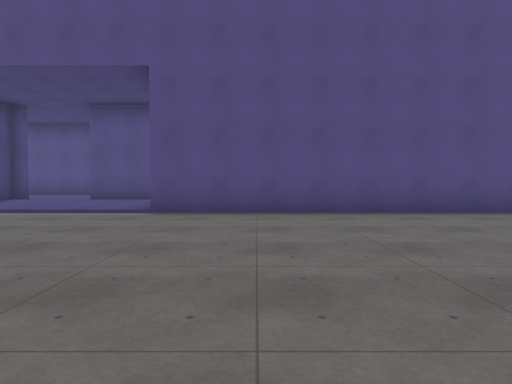
View 1 (above)

16 first-person views from a walk through a Godot game level. The camera is 1.3 m above the floor, tilts 2° down and sees 75° across. The floor is counted in squares, 2 m on a side. Each view is taken from the middle of a square. On the plan, view 1 faces up. The plan holds only what a view shows up to about 10 squares ahead; the rest is blank. The place goes on beyond the plan. Characters and animated objects are not drawn. Surface patterns are stand-ins for the level's own textures.

View 2
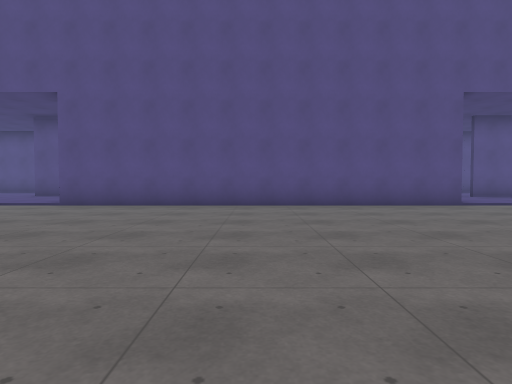

View 3
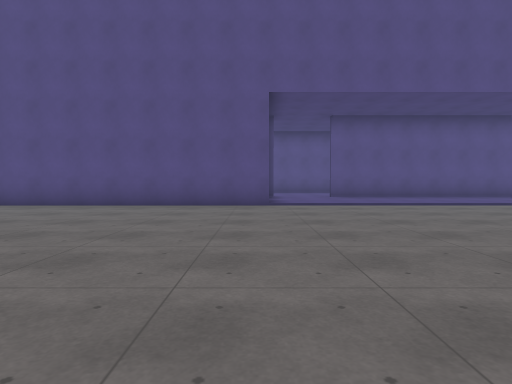

View 4
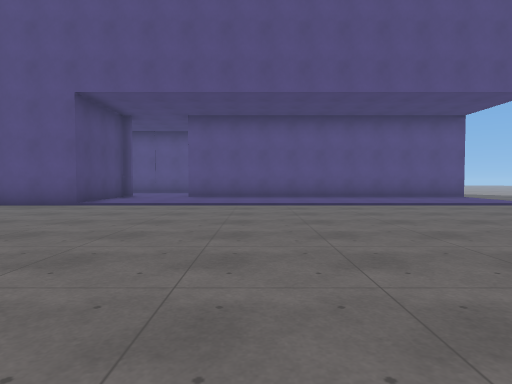

View 5
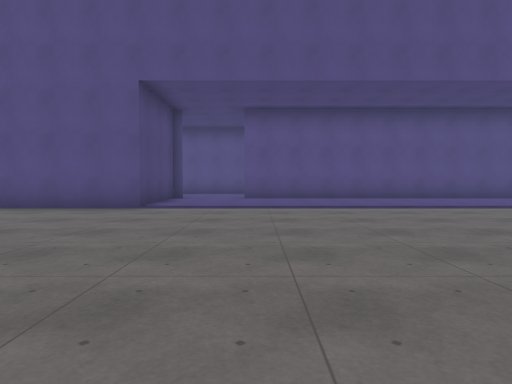

View 6
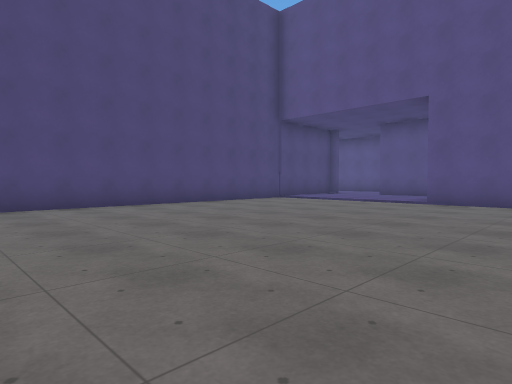

View 7
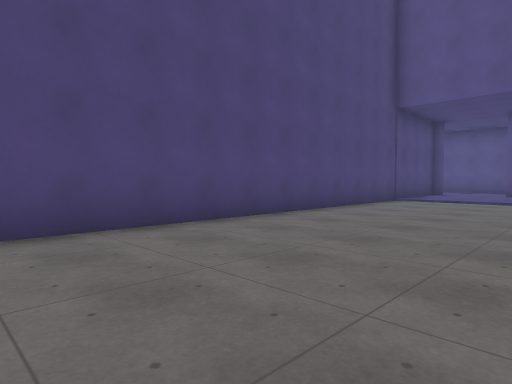

View 8
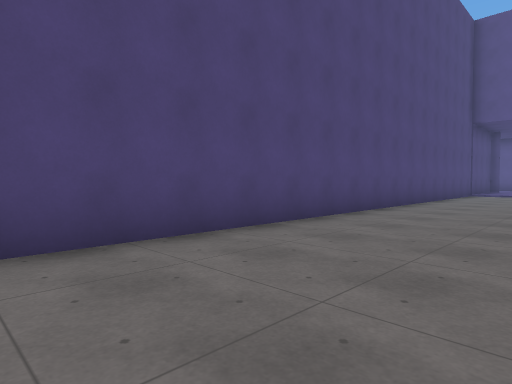

View 9
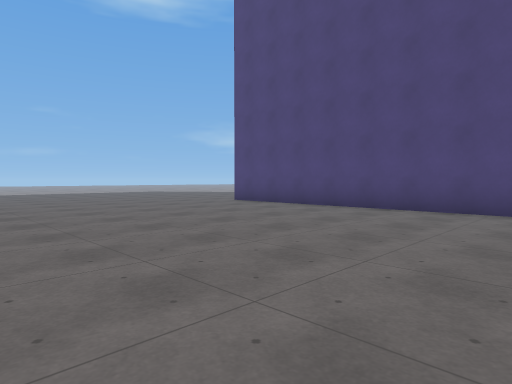

View 10
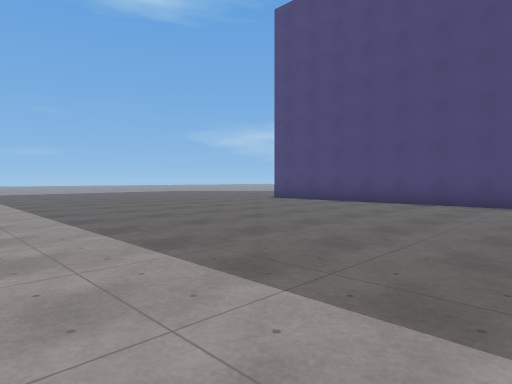

View 11
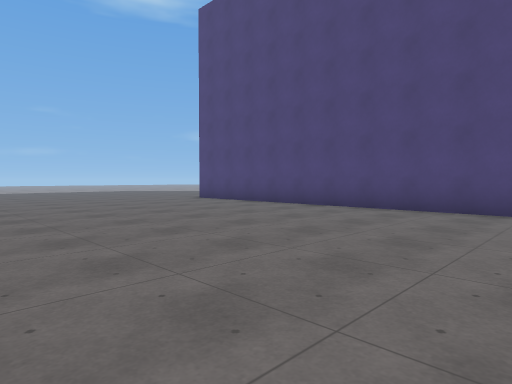

View 12
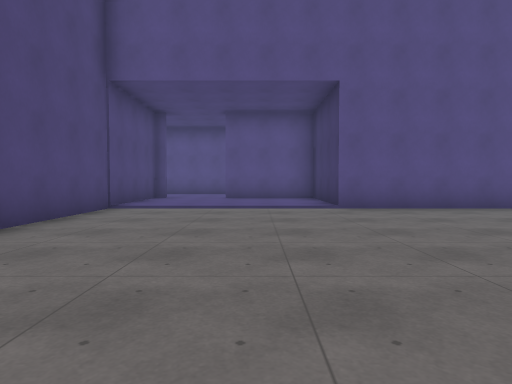

View 13
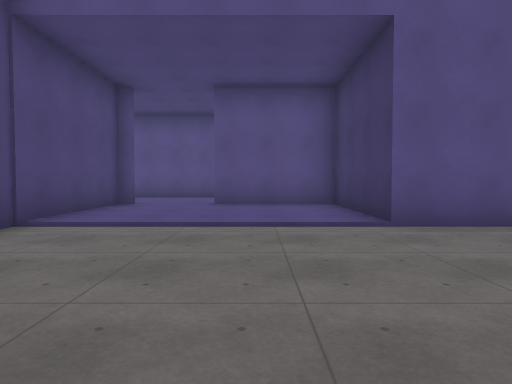

View 14
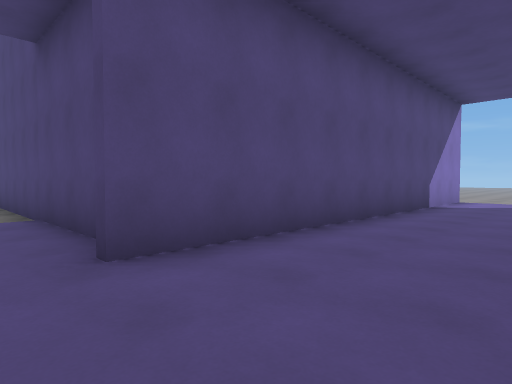

View 15
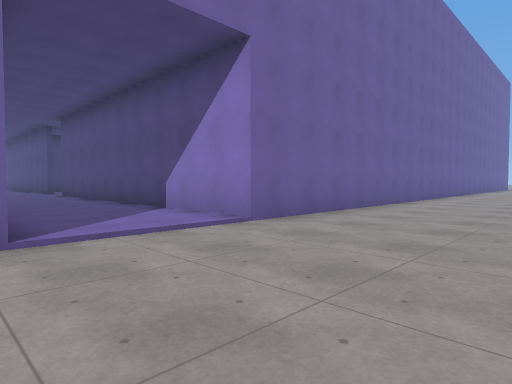

View 16
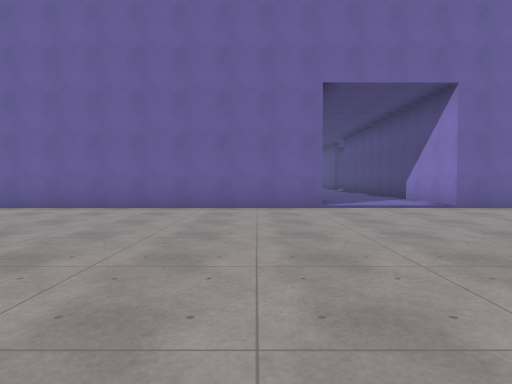

### Floor plan
Points are (right, up) in squares from view 1. A wall is a line through its corners. A room is listed if a view was taken in it or the views show most of it. See-through windows are left out.
Room 1 (views 1, 2, 3, 4, 5, 6, 7, 8, 9, 10, 11, 12, 13)
walls: (8.3, 9.1) (8.3, 6.7) (-2.1, 6.7) (-2.1, 10.1) (-5, 10.1); (-7.4, 10.1) (-7.4, -10.5)
ways out: opening at (-6.5, 10) to room 2
Room 2 (views 14, 15, 16)
walls: (-17.2, 3.6) (-17.2, 10.3) (-7, 10.3); (-17.2, 13.4) (-17.2, 21)
ways out: opening at (-6.5, 10) to room 1

Positions as (right, up) in squares from view 1, and headings:
1: (0, 0), facing up
2: (3, -2), facing up
3: (8, -2), facing up
4: (13, -2), facing up
5: (11, -1), facing up
6: (1, -3), facing up-left
7: (-3, -4), facing up-left
8: (-4, -9), facing up-left
9: (0, -5), facing down-left
10: (2, -5), facing down-left
11: (0, -3), facing down-left
12: (-4, -1), facing up
13: (-4, 2), facing up
14: (-6, 13), facing down-left
15: (-21, 14), facing down-right
16: (-25, 15), facing right
